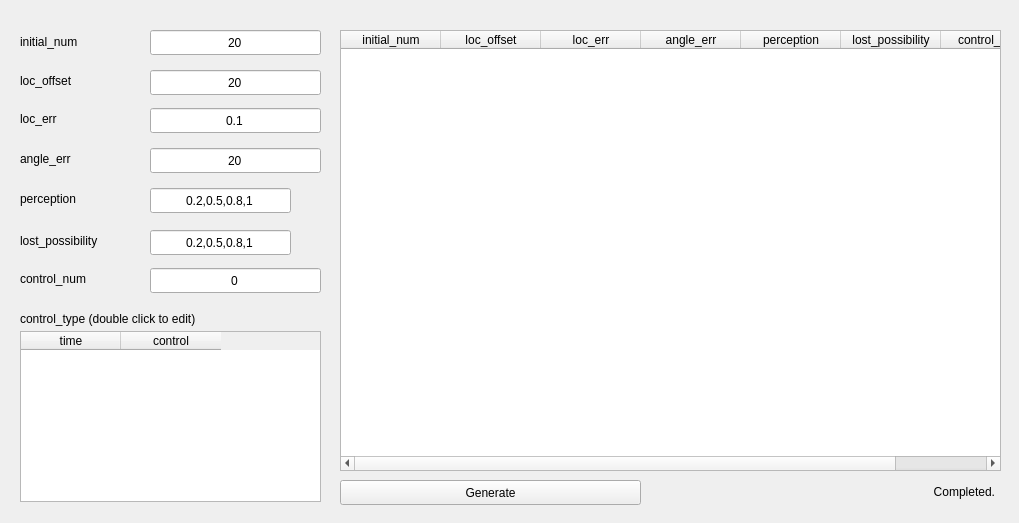
<?xml version="1.0" encoding="UTF-8"?>
<ui version="4.0">
 <class>form_generate</class>
 <widget class="QWidget" name="form_generate">
  <property name="geometry">
   <rect>
    <x>0</x>
    <y>0</y>
    <width>1019</width>
    <height>523</height>
   </rect>
  </property>
  <property name="windowTitle">
   <string>Data Generation</string>
  </property>
  <widget class="QLineEdit" name="edit_initial_num">
   <property name="geometry">
    <rect>
     <x>150</x>
     <y>30</y>
     <width>171</width>
     <height>25</height>
    </rect>
   </property>
   <property name="text">
    <string>20</string>
   </property>
   <property name="alignment">
    <set>Qt::AlignCenter</set>
   </property>
   <property name="placeholderText">
    <string>[1, 1000]</string>
   </property>
  </widget>
  <widget class="QLineEdit" name="edit_loc_offset">
   <property name="geometry">
    <rect>
     <x>150</x>
     <y>70</y>
     <width>171</width>
     <height>25</height>
    </rect>
   </property>
   <property name="text">
    <string>20</string>
   </property>
   <property name="alignment">
    <set>Qt::AlignCenter</set>
   </property>
   <property name="placeholderText">
    <string>[-500, 500]</string>
   </property>
  </widget>
  <widget class="QLabel" name="label_initial_num">
   <property name="geometry">
    <rect>
     <x>20</x>
     <y>33</y>
     <width>121</width>
     <height>17</height>
    </rect>
   </property>
   <property name="text">
    <string>initial_num</string>
   </property>
  </widget>
  <widget class="QLabel" name="label_loc_offset">
   <property name="geometry">
    <rect>
     <x>20</x>
     <y>72</y>
     <width>121</width>
     <height>17</height>
    </rect>
   </property>
   <property name="text">
    <string>loc_offset</string>
   </property>
  </widget>
  <widget class="QLineEdit" name="edit_loc_err">
   <property name="geometry">
    <rect>
     <x>150</x>
     <y>108</y>
     <width>171</width>
     <height>25</height>
    </rect>
   </property>
   <property name="text">
    <string>0.1</string>
   </property>
   <property name="frame">
    <bool>true</bool>
   </property>
   <property name="echoMode">
    <enum>QLineEdit::Normal</enum>
   </property>
   <property name="alignment">
    <set>Qt::AlignCenter</set>
   </property>
   <property name="placeholderText">
    <string>[0.0, 1.0]</string>
   </property>
  </widget>
  <widget class="QLabel" name="label_loc_err">
   <property name="geometry">
    <rect>
     <x>20</x>
     <y>110</y>
     <width>121</width>
     <height>17</height>
    </rect>
   </property>
   <property name="text">
    <string>loc_err</string>
   </property>
  </widget>
  <widget class="QLineEdit" name="edit_angle_err">
   <property name="geometry">
    <rect>
     <x>150</x>
     <y>148</y>
     <width>171</width>
     <height>25</height>
    </rect>
   </property>
   <property name="text">
    <string>20</string>
   </property>
   <property name="alignment">
    <set>Qt::AlignCenter</set>
   </property>
   <property name="placeholderText">
    <string>[-10, 10]</string>
   </property>
  </widget>
  <widget class="QLabel" name="label_angle_err">
   <property name="geometry">
    <rect>
     <x>20</x>
     <y>150</y>
     <width>121</width>
     <height>17</height>
    </rect>
   </property>
   <property name="text">
    <string>angle_err</string>
   </property>
  </widget>
  <widget class="QLineEdit" name="edit_perception">
   <property name="geometry">
    <rect>
     <x>150</x>
     <y>188</y>
     <width>141</width>
     <height>25</height>
    </rect>
   </property>
   <property name="text">
    <string>0.2,0.5,0.8,1</string>
   </property>
   <property name="alignment">
    <set>Qt::AlignCenter</set>
   </property>
   <property name="readOnly">
    <bool>true</bool>
   </property>
   <property name="placeholderText">
    <string>perception</string>
   </property>
  </widget>
  <widget class="QLabel" name="label_perception">
   <property name="geometry">
    <rect>
     <x>20</x>
     <y>190</y>
     <width>121</width>
     <height>17</height>
    </rect>
   </property>
   <property name="text">
    <string>perception</string>
   </property>
  </widget>
  <widget class="QLineEdit" name="edit_lost_possibility">
   <property name="geometry">
    <rect>
     <x>150</x>
     <y>230</y>
     <width>141</width>
     <height>25</height>
    </rect>
   </property>
   <property name="text">
    <string>0.2,0.5,0.8,1</string>
   </property>
   <property name="alignment">
    <set>Qt::AlignCenter</set>
   </property>
   <property name="readOnly">
    <bool>true</bool>
   </property>
   <property name="placeholderText">
    <string>lost_possibility</string>
   </property>
  </widget>
  <widget class="QLabel" name="label_lost_possibility">
   <property name="geometry">
    <rect>
     <x>20</x>
     <y>232</y>
     <width>121</width>
     <height>17</height>
    </rect>
   </property>
   <property name="text">
    <string>lost_possibility</string>
   </property>
  </widget>
  <widget class="QLineEdit" name="edit_control_num">
   <property name="geometry">
    <rect>
     <x>150</x>
     <y>268</y>
     <width>171</width>
     <height>25</height>
    </rect>
   </property>
   <property name="text">
    <string>0</string>
   </property>
   <property name="alignment">
    <set>Qt::AlignCenter</set>
   </property>
   <property name="readOnly">
    <bool>true</bool>
   </property>
   <property name="placeholderText">
    <string>angle_err</string>
   </property>
  </widget>
  <widget class="QLabel" name="label_control_num">
   <property name="geometry">
    <rect>
     <x>20</x>
     <y>270</y>
     <width>121</width>
     <height>17</height>
    </rect>
   </property>
   <property name="text">
    <string>control_num</string>
   </property>
  </widget>
  <widget class="QTableWidget" name="table_control_type">
   <property name="geometry">
    <rect>
     <x>20</x>
     <y>331</y>
     <width>301</width>
     <height>171</height>
    </rect>
   </property>
   <property name="columnCount">
    <number>2</number>
   </property>
   <column>
    <property name="text">
     <string>time</string>
    </property>
   </column>
   <column>
    <property name="text">
     <string>control</string>
    </property>
   </column>
  </widget>
  <widget class="QLabel" name="label_control_type">
   <property name="geometry">
    <rect>
     <x>20</x>
     <y>310</y>
     <width>291</width>
     <height>17</height>
    </rect>
   </property>
   <property name="text">
    <string>control_type (double click to edit)</string>
   </property>
  </widget>
  <widget class="QTableWidget" name="table_result">
   <property name="geometry">
    <rect>
     <x>340</x>
     <y>30</y>
     <width>661</width>
     <height>441</height>
    </rect>
   </property>
   <column>
    <property name="text">
     <string>initial_num</string>
    </property>
   </column>
   <column>
    <property name="text">
     <string>loc_offset</string>
    </property>
   </column>
   <column>
    <property name="text">
     <string>loc_err</string>
    </property>
   </column>
   <column>
    <property name="text">
     <string>angle_err</string>
    </property>
   </column>
   <column>
    <property name="text">
     <string>perception</string>
    </property>
   </column>
   <column>
    <property name="text">
     <string>lost_possibility</string>
    </property>
   </column>
   <column>
    <property name="text">
     <string>control_num</string>
    </property>
   </column>
  </widget>
  <widget class="QLabel" name="label_status">
   <property name="geometry">
    <rect>
     <x>694</x>
     <y>482</y>
     <width>301</width>
     <height>20</height>
    </rect>
   </property>
   <property name="text">
    <string>Completed.</string>
   </property>
   <property name="alignment">
    <set>Qt::AlignRight|Qt::AlignTrailing|Qt::AlignVCenter</set>
   </property>
  </widget>
  <widget class="QToolButton" name="button_generate">
   <property name="geometry">
    <rect>
     <x>340</x>
     <y>480</y>
     <width>301</width>
     <height>25</height>
    </rect>
   </property>
   <property name="text">
    <string>Generate</string>
   </property>
   <property name="shortcut">
    <string>Return</string>
   </property>
  </widget>
 </widget>
 <resources/>
 <connections/>
</ui>
